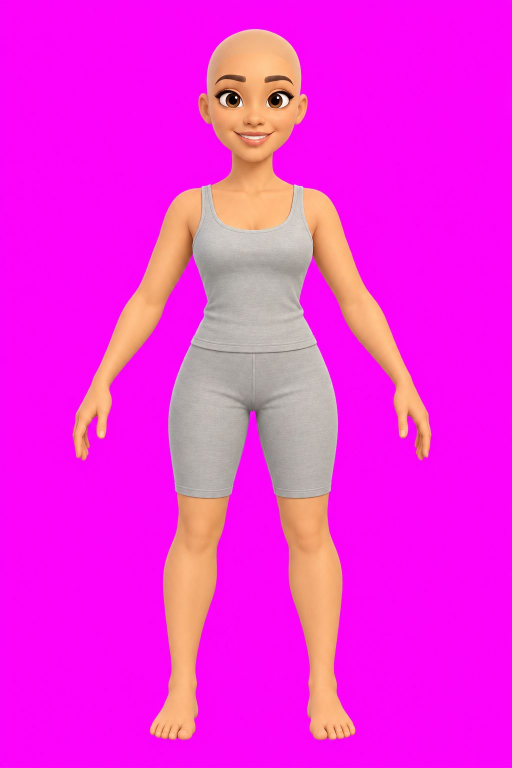
#> input picture Assets/CityHighways/Tools~/wardrobe_bases/base_f.jpg, 1024 x 1536 px (shown at 1/2 size)
$ python wardrobe_defringe.py wardrobe_bases/base_f.jpg
#> lines starting #> are read from the running program, lines starting #| are printed output that depends on the picture
"""Убрать розовую кайму (остаток хромакея) по краям слоёв гардероба.

1. Полупрозрачный край получает цветность ближайшего сплошного пикселя (яркость своя), альфа не меняется: сглаживание
   остаётся, маджента фона — нет.
2. В полосе 4 px у края (и в просветах причёсок) розовый оттенок гасится: R и B опускаются до уровня G.
   У вещей, которые сами фиолетовые (жакет), второй шаг пропускается.

python3 wardrobe_defringe.py <png> [<png> ...]
"""
import os
import sys
import numpy as np
from PIL import Image
from scipy import ndimage

PURPLE = ("top_f_blazer",)


def defringe(path):
#> called with path = 'wardrobe_bases/base_f.jpg'
    im = np.asarray(Image.open(path).convert("RGBA")).astype(np.float32)
    rgb, a = im[..., :3].copy(), im[..., 3]
#> a: shape (1536, 1024) float32; every value is 255
    solid = a >= 250
#> solid: shape (1536, 1024) bool; every value is 1
    if not solid.any():
        return 0
    soft = (a > 0) & ~solid
#> soft: shape (1536, 1024) bool; every value is 0
    name = os.path.basename(path)

    def despill(c, mask):
        r, g, b = c[..., 0], c[..., 1], c[..., 2]
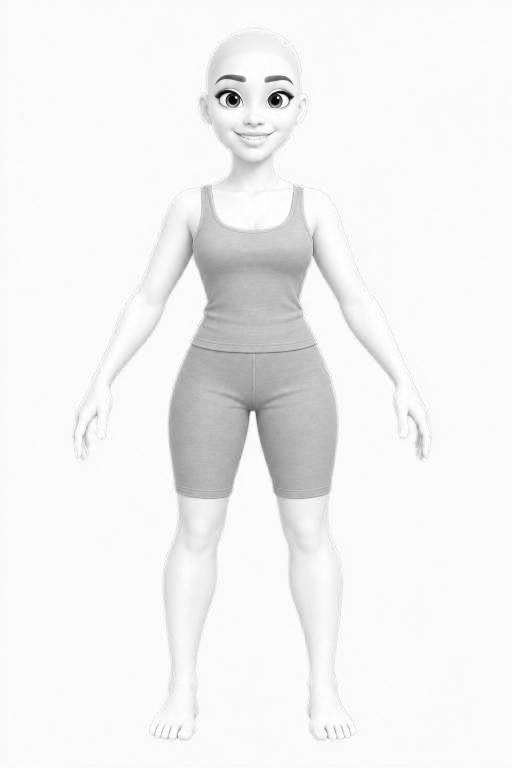
#> r: shape (1536, 1024) float32 (shown at 1/2 size); min 0, max 255, mean 242.7
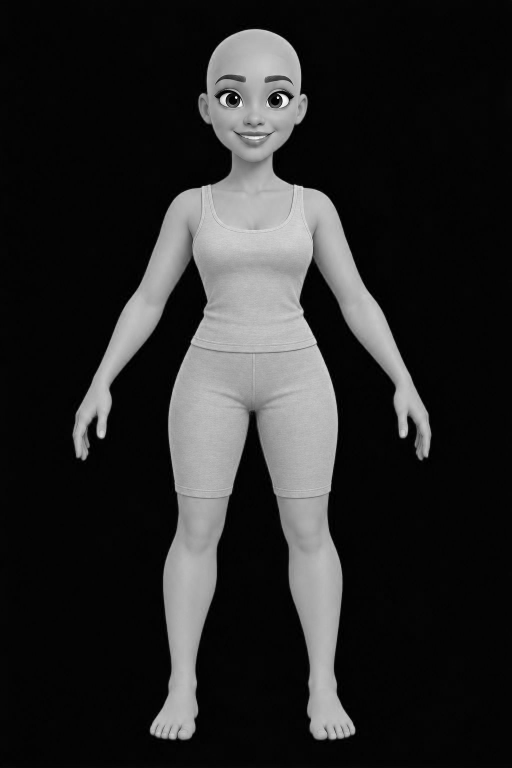
#> g: shape (1536, 1024) float32 (shown at 1/2 size); min 0, max 255, mean 40.8
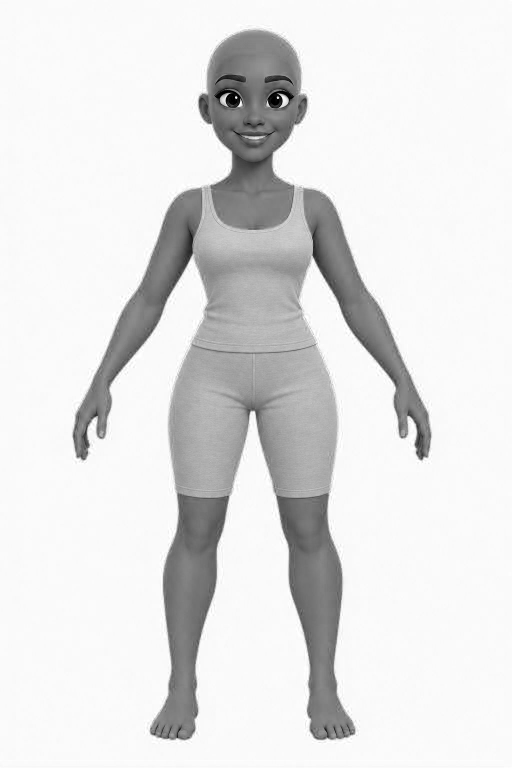
#> b: shape (1536, 1024) float32 (shown at 1/2 size); min 0, max 255, mean 225.3
        k = np.clip(np.minimum(r, b) - g - 4.0, 0, None) * mask
#> k: shape (1536, 1024) float32; every value is 0
        c[..., 0] -= k
        c[..., 2] -= k
        return int((k > 0).sum())

    count = 0
    if not any(name.startswith(p) for p in PURPLE):
        near = ndimage.binary_dilation(~solid, iterations=4) & (a > 0)
        if name.startswith(("hair_", "hat_f_sunhat")):
            near = a > 0                       # в просветах кудрей и соломы маджента бывает и внутри
        count += despill(rgb, near)
#> count = 0
    if name.startswith("hair_"):
        # Бордовые пряди (маджента, смешанная с каштаном): оттенок — как у основной массы волос, насыщенность ниже.
        hsv = np.asarray(Image.fromarray(np.clip(rgb, 0, 255).astype(np.uint8)).convert("HSV")).astype(np.float32)
        hue = hsv[..., 0] * 360.0 / 255.0
        body = solid & (hsv[..., 1] > 40)
        if body.any():
            main = np.median(hsv[..., 0][body & ((hue > 5) & (hue < 60))]) if (body & (hue > 5) & (hue < 60)).any() else 15.0
            bad = (a > 0) & ((hue > 270) | (hue < 4)) & (hsv[..., 1] > 30)
            hsv[..., 0][bad] = main
            hsv[..., 1][bad] *= 0.75
            fixed = np.asarray(Image.fromarray(hsv.astype(np.uint8), "HSV").convert("RGB")).astype(np.float32)
            rgb[bad] = fixed[bad]
            count += int(bad.sum())
    # Полупрозрачный край: цветность от ближайшего сплошного пикселя.
    _, (iy, ix) = ndimage.distance_transform_edt(~solid, return_indices=True)
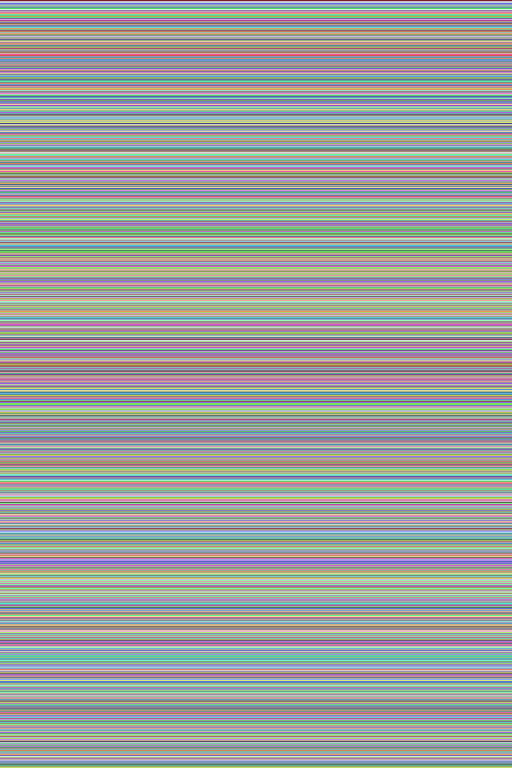
#> iy: shape (1536, 1024) int32 (shown at 1/2 size); 1536 distinct labels, from 0 to 1535; one colour per label, 0 black
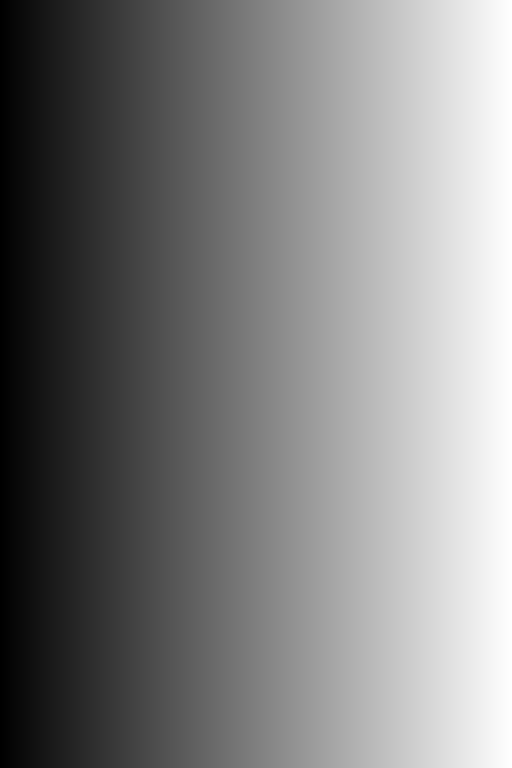
#> ix: shape (1536, 1024) int32 (shown at 1/2 size); min 0, max 1023, mean 511.5; drawn with min black and max white
    src = rgb[iy, ix]
    lum = lambda c: c @ np.array([0.3, 0.59, 0.11], np.float32)
    scale = np.clip(lum(rgb) / (lum(src) + 1e-3), 0.25, 1.3)[..., None]
    rgb[soft] = (src * scale)[soft]
    count += int(soft.sum())
    rgb[a == 0] = 0
    res = np.dstack([np.clip(rgb, 0, 255), a]).astype(np.uint8)
    Image.fromarray(res, "RGBA").save(path, optimize=True)
    return count


if __name__ == "__main__":
    for p in sys.argv[1:]:
        print(p, defringe(p))
